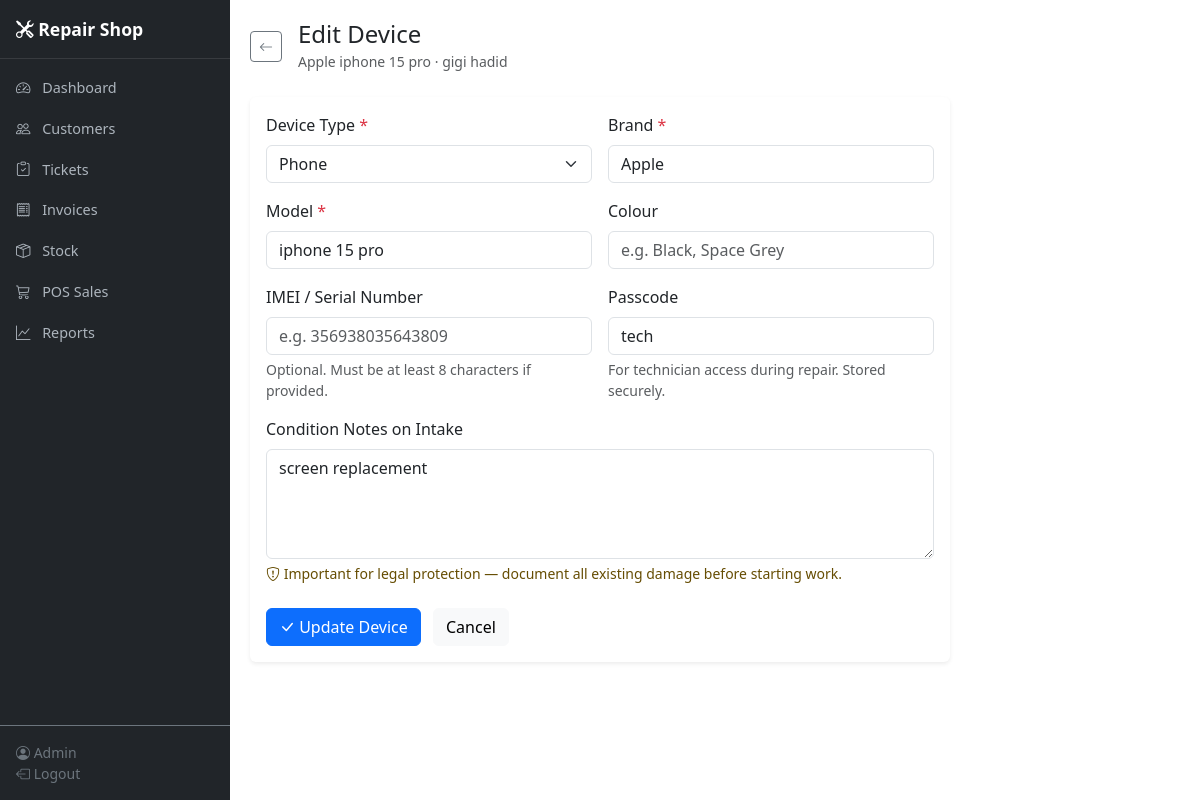
/devices/2/edit (signed in), run on the app's committed database.
### app/models.py (models this page shows, shortened)
class User(UserMixin, db.Model):
    __tablename__ = "users"
    id = db.Column(db.Integer, primary_key=True)
    username = db.Column(db.String(80), unique=True, nullable=False, index=True)
    email = db.Column(db.String(120), unique=True, nullable=False)
    password_hash = db.Column(db.String(256), nullable=False)
    full_name = db.Column(db.String(120), nullable=False)
    role = db.Column(db.String(20), nullable=False, default="technician")
    is_active = db.Column(db.Boolean, default=True)
    created_at = db.Column(db.DateTime, default=utcnow)
    assigned_tickets = db.relationship("Ticket", backref="technician", lazy="dynamic",
                                       foreign_keys="Ticket.technician_id")
    progress_logs = db.relationship("TicketProgressLog", backref="user", lazy="dynamic")
    pos_sales = db.relationship("POSSale", backref="served_by_user", lazy="dynamic")

class Device(db.Model):
    __tablename__ = "devices"
    id = db.Column(db.Integer, primary_key=True)
    customer_id = db.Column(db.Integer, db.ForeignKey("customers.id"), nullable=False, index=True)
    device_type = db.Column(db.String(30), nullable=False)
    brand = db.Column(db.String(60), nullable=False)
    model = db.Column(db.String(100), nullable=False)
    colour = db.Column(db.String(40), default="")
    imei_serial = db.Column(db.String(60), default="", index=True)
    passcode = db.Column(db.String(40), default="")
    condition_notes = db.Column(db.Text, default="")
    created_at = db.Column(db.DateTime, default=utcnow)
    tickets = db.relationship("Ticket", backref="device", lazy="dynamic")
    @property
    def display_name(self):
        return f"{self.brand} {self.model}"

class Customer(db.Model):
    __tablename__ = "customers"
    id = db.Column(db.Integer, primary_key=True)
    first_name = db.Column(db.String(80), nullable=False)
    last_name = db.Column(db.String(80), nullable=False)
    phone = db.Column(db.String(30), nullable=False, index=True)
    email = db.Column(db.String(120), default="")
    address = db.Column(db.Text, default="")
    notes = db.Column(db.Text, default="")
    created_at = db.Column(db.DateTime, default=utcnow)
    updated_at = db.Column(db.DateTime, default=utcnow, onupdate=utcnow)
    devices = db.relationship("Device", backref="customer", lazy="dynamic",
                              cascade="all, delete-orphan")
    tickets = db.relationship("Ticket", backref="customer", lazy="dynamic")
    pos_sales = db.relationship("POSSale", backref="customer", lazy="dynamic")
    @property
    def full_name(self):
        return f"{self.first_name} {self.last_name}"

### app/blueprints/devices/routes.py (the view, shortened to what this page needs)
@bp.route("/<int:device_id>/edit", methods=["GET", "POST"])
@login_required
def edit(device_id):
    device = Device.query.get_or_404(device_id)
    customer = device.customer
    form_data = {
        "device_type": device.device_type,
        "brand": device.brand,
        "model": device.model,
        "colour": device.colour,
        "imei_serial": device.imei_serial,
        "passcode": device.passcode,
        "condition_notes": device.condition_notes,
    }
    return render_template(
        "devices/edit.html",
        device=device,
        customer=customer,
        form_data=form_data,
        device_types=DEVICE_TYPES,
    )

### app/models.py (called while the page is built)
@login_manager.user_loader
def load_user(user_id):
    return db.session.get(User, int(user_id))

### app/templates/devices/edit.html (shortened to what this page needs)
{% extends "base.html" %}
{% block content %}
<div class="d-flex align-items-center mb-4">
  <a href="{{ url_for('devices.view', device_id=device.id) }}" class="btn btn-outline-secondary btn-sm me-3">
    <i class="bi bi-arrow-left"></i>
  </a>
  <div>
    <h4 class="mb-0">Edit Device</h4>
    <small class="text-muted">{{ device.display_name }} · {{ customer.full_name }}</small>
  </div>
</div>
<div class="card border-0 shadow-sm" style="max-width: 700px;">
  <div class="card-body">
    <form method="post" action="{{ url_for('devices.edit', device_id=device.id) }}">
      {% include "devices/_form.html" %}
      <div class="mt-4">
        <button type="submit" class="btn btn-primary">
          <i class="bi bi-check-lg"></i> Update Device
        </button>
        <a href="{{ url_for('devices.view', device_id=device.id) }}" class="btn btn-light ms-2">Cancel</a>
      </div>
    </form>
  </div>
</div>
{% endblock %}

### app/templates/base.html (shortened to what this page needs)
<!DOCTYPE html>
<html lang="en" data-bs-theme="light">
<head>
  <link href="https://cdn.jsdelivr.net/npm/bootstrap@5.3.3/dist/css/bootstrap.min.css" rel="stylesheet">
  <link href="https://cdn.jsdelivr.net/npm/bootstrap-icons@1.11.3/font/bootstrap-icons.min.css" rel="stylesheet">
</head>
<body>
  {% if current_user.is_authenticated %}
  <nav class="sidebar d-flex flex-column" id="sidebar">
    <div class="sidebar-brand">
      <i class="bi bi-tools"></i> {{ shop_name }}
    </div>
    <ul class="nav flex-column mt-2 flex-grow-1">
      <li class="nav-item">
        <a class="nav-link {% if request.endpoint == 'dashboard.index' %}active{% endif %}" href="{{ url_for('dashboard.index') }}">
          <i class="bi bi-speedometer2"></i> Dashboard
        </a>
      </li>
      <li class="nav-item">
        <a class="nav-link {% if 'customers' in request.endpoint|default('') %}active{% endif %}" href="{{ url_for('customers.index') }}">
          <i class="bi bi-people"></i> Customers
        </a>
      </li>
      <li class="nav-item">
        <a class="nav-link {% if 'tickets' in request.endpoint|default('') %}active{% endif %}" href="{{ url_for('tickets.index') }}">
          <i class="bi bi-clipboard-check"></i> Tickets
        </a>
      </li>
      <li class="nav-item">
        <a class="nav-link {% if 'invoices' in request.endpoint|default('') %}active{% endif %}" href="{{ url_for('invoices.index') }}">
          <i class="bi bi-receipt"></i> Invoices
        </a>
      </li>
      <li class="nav-item">
        <a class="nav-link {% if 'stock' in request.endpoint|default('') %}active{% endif %}" href="{{ url_for('stock.index') }}">
          <i class="bi bi-box-seam"></i> Stock
        </a>
      </li>
      <li class="nav-item">
        <a class="nav-link {% if 'pos' in request.endpoint|default('') %}active{% endif %}" href="{{ url_for('pos.index') }}">
          <i class="bi bi-cart3"></i> POS Sales
        </a>
      </li>
      <li class="nav-item">
        <a class="nav-link {% if 'reports' in request.endpoint|default('') %}active{% endif %}" href="{{ url_for('reports.index') }}">
          <i class="bi bi-graph-up"></i> Reports
        </a>
      </li>
    </ul>
    <div class="p-3 border-top border-secondary small text-secondary">
      <i class="bi bi-person-circle"></i> {{ current_user.full_name }}
      <br>
      <a href="{{ url_for('auth.logout') }}" class="text-secondary text-decoration-none">
        <i class="bi bi-box-arrow-left"></i> Logout
      </a>
    </div>
  </nav>
  <div class="main-content">
    {% block content %}{% endblock %}
  </div>
  {% endif %}
</body>
</html>

### app/templates/devices/_form.html (shortened to what this page needs)
<div class="row g-3">
  <div class="col-md-6">
    <label for="device_type" class="form-label">Device Type <span class="text-danger">*</span></label>
    <select class="form-select" id="device_type" name="device_type" required>
      {% for dt in device_types %}
      <option value="{{ dt }}" {% if form_data.get('device_type') == dt %}selected{% endif %}>{{ dt }}</option>
      {% endfor %}
    </select>
  </div>
  <div class="col-md-6">
    <label for="brand" class="form-label">Brand <span class="text-danger">*</span></label>
    <input type="text" class="form-control" id="brand" name="brand"
           value="{{ form_data.get('brand', '') }}" required maxlength="60"
           placeholder="e.g. Apple, Samsung, Huawei">
  </div>
  <div class="col-md-6">
    <label for="model" class="form-label">Model <span class="text-danger">*</span></label>
    <input type="text" class="form-control" id="model" name="model"
           value="{{ form_data.get('model', '') }}" required maxlength="100"
           placeholder="e.g. iPhone 15 Pro, Galaxy S24">
  </div>
  <div class="col-md-6">
    <label for="colour" class="form-label">Colour</label>
    <input type="text" class="form-control" id="colour" name="colour"
           value="{{ form_data.get('colour', '') }}" maxlength="40"
           placeholder="e.g. Black, Space Grey">
  </div>
  <div class="col-md-6">
    <label for="imei_serial" class="form-label">IMEI / Serial Number</label>
    <input type="text" class="form-control" id="imei_serial" name="imei_serial"
           value="{{ form_data.get('imei_serial', '') }}" maxlength="60"
           placeholder="e.g. 356938035643809">
    <div class="form-text">Optional. Must be at least 8 characters if provided.</div>
  </div>
  <div class="col-md-6">
    <label for="passcode" class="form-label">Passcode</label>
    <input type="text" class="form-control" id="passcode" name="passcode"
           value="{{ form_data.get('passcode', '') }}" maxlength="40"
           placeholder="e.g. 1234 or pattern description">
    <div class="form-text">For technician access during repair. Stored securely.</div>
  </div>
  <div class="col-12">
    <label for="condition_notes" class="form-label">Condition Notes on Intake</label>
    <textarea class="form-control" id="condition_notes" name="condition_notes" rows="4"
              placeholder="Document the physical condition before repair: scratches, cracks, water damage, dents, missing parts…">{{ form_data.get('condition_notes', '') }}</textarea>
    <div class="form-text text-warning-emphasis">
      <i class="bi bi-shield-exclamation"></i> Important for legal protection — document all existing damage before starting work.
    </div>
  </div>
</div>

### app/templates/base.html (style rules this page uses)
:root { --sidebar-width: 230px; }
body { min-height: 100vh; }
.sidebar { width: var(--sidebar-width); min-height: 100vh; background: #212529; position: fixed; top: 0; left: 0; z-index: 1030; transition: transform .2s; }
.sidebar .nav-link { color: #adb5bd; padding: .6rem 1rem; font-size: .9rem; }
.sidebar .nav-link i { width: 22px; text-align: center; margin-right: .5rem; }
.main-content { margin-left: var(--sidebar-width); padding: 1.25rem; }
.sidebar-brand { padding: 1rem; font-weight: 700; font-size: 1.1rem; color: #fff; border-bottom: 1px solid rgba(255,255,255,.1); }

### data on the page
User: full_name "Admin"
Device: display_name "Apple iphone 15 pro", device_type "Phone", brand "Apple", model "iphone 15 pro", passcode "tech", condition_notes "screen replacement"
Customer: full_name "gigi hadid"

### other printed values
{{ shop_name }} "Repair Shop"
